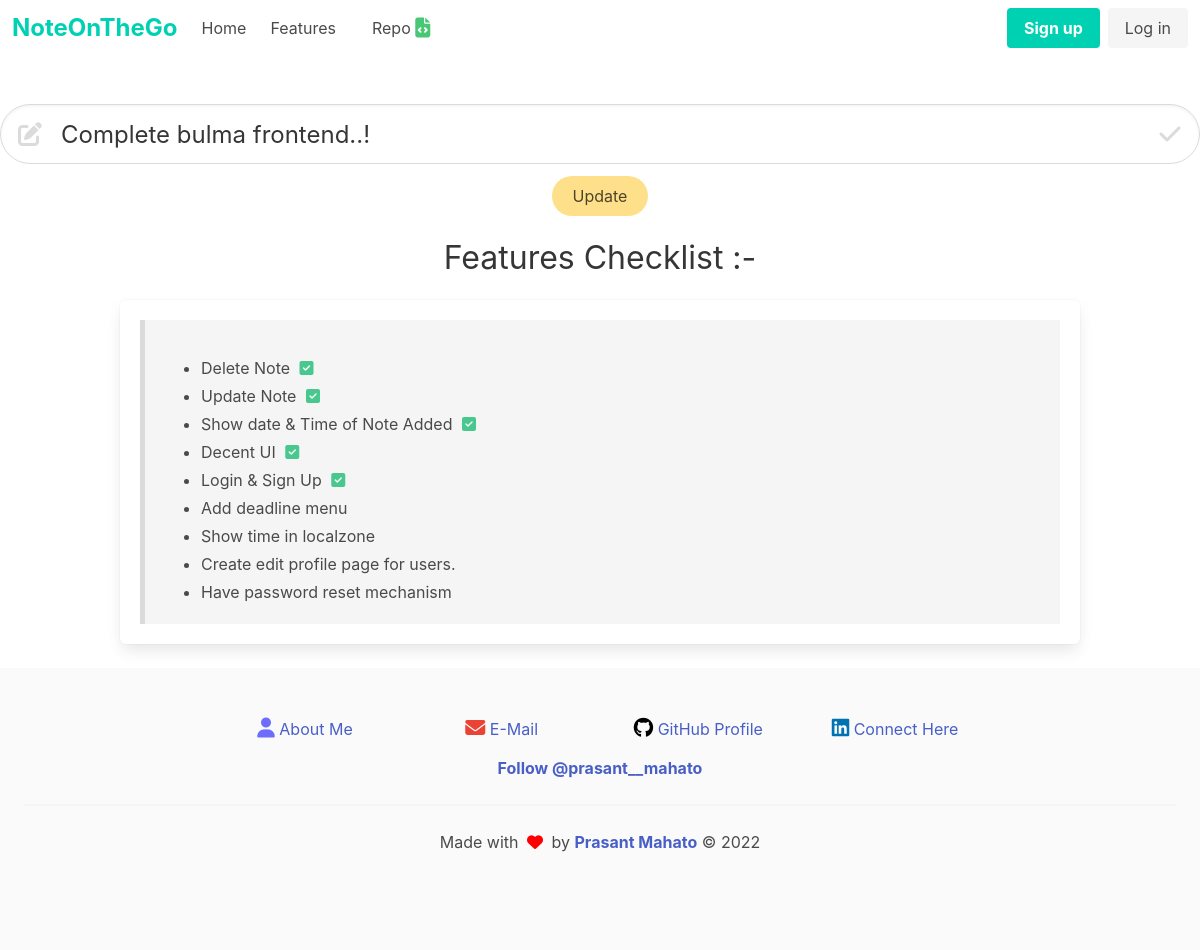
/update/2, run on an earlier commit of the app's database.
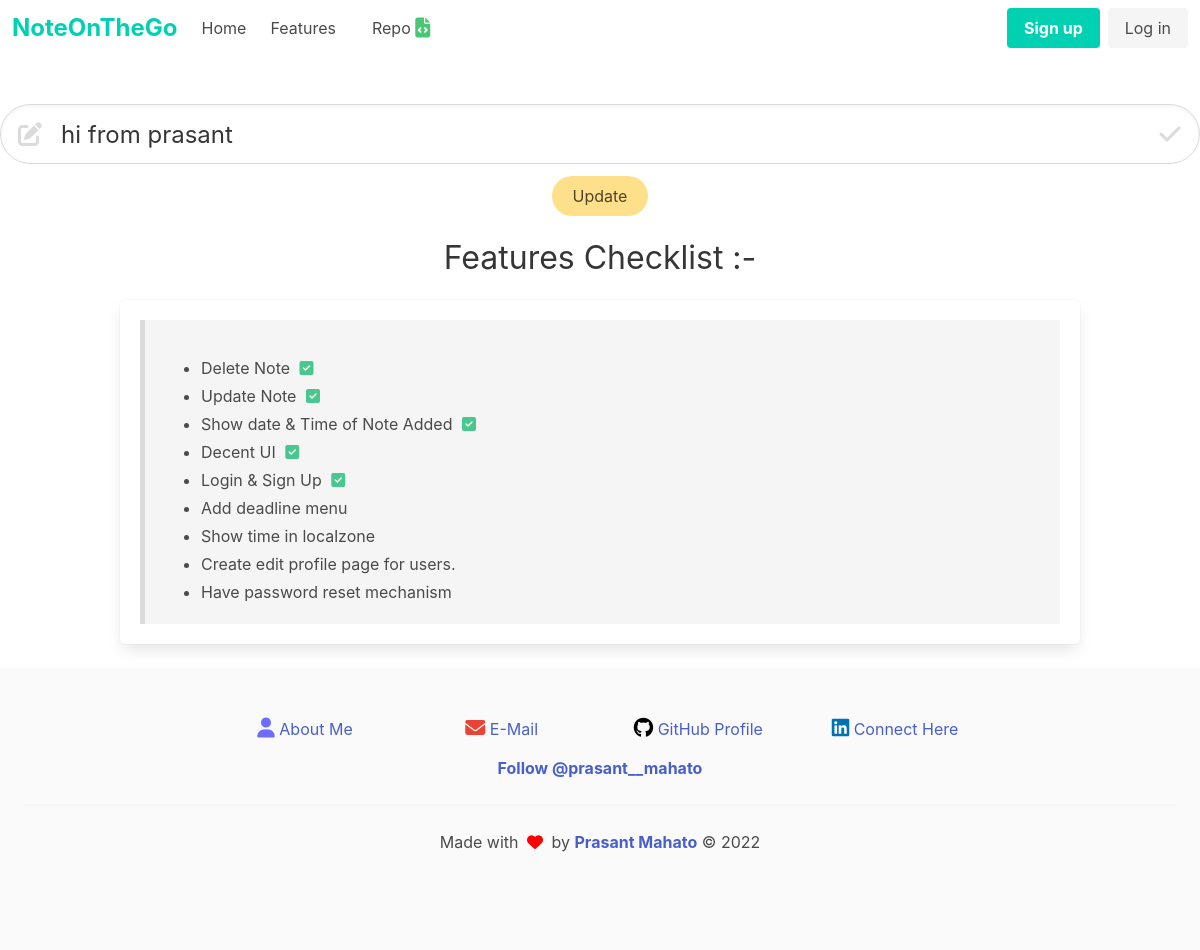
And on a later commit of the database.
### app/model.py (models this page shows, shortened)
class Todo(db.Model):
   id = db.Column(db.Integer, primary_key = True)
   content = db.Column(db.String(200),nullable=False)
   date_created = db.Column(db.DateTime, default=datetime.utcnow)
   user_id = db.Column(db.Integer, db.ForeignKey('user.id'))

### app/routes.py (the view)
@app.route('/update/<int:id>', methods=['GET', 'POST'])
def update(id):
    task = Todo.query.get_or_404(id)
    if request.method == 'POST':
        task.content = request.form['content']
        try:
            db.session.commit()
            return redirect('/')
        except:
            return "There was an issue in update"
    else:
        return render_template("update.html", task=task, title="Update")

### app/templates/update.html (shortened to what this page needs)
{% extends 'base.html' %}
{% block content %}
<div class="container is-fullhd has-text-centered">
    <br>
        <form style="text-align: center;" action="/update/{{task.id}}" method="POST">
            <div class="field">
                <p class="control has-icons-left has-icons-right">
                    <input class="input is-large is-rounded" type="text" name="content" id="content"
                    placeholder="Note" minlength="3" value="{{ task.content }}">
                    <span class="icon is-small is-left">
                    </span>
                  <span class="icon is-small is-right">
                  </span>
                </p>
              </div>
            <div class="control">
                <button class="button is-warning is-rounded">Update</button>
            </div>
        </form>
</div>
{% endblock %}

### app/templates/base.html (shortened to what this page needs)
<!DOCTYPE html>
<html lang="en">
<head>
    <link rel="stylesheet" type="text/css" href="{{ url_for('static', filename='css/bulma.min.css') }}">
    <link rel="stylesheet" type="text/css" href="{{ url_for('static', filename='css/main.css') }}">
</head>
<body>
    <nav class="navbar" role="navigation" aria-label="main navigation">
        <div class="navbar-brand">
          <a class="navbar-item" href="{{ url_for('index') }} ">
            <div class="content control has-text-primary is-size-4">
                <strong>NoteOnTheGo</strong>
            </div>
          </a>
        </div>
        <div id="navbarBasicExample" class="navbar-menu">
          <div class="navbar-start">
            <a class="navbar-item" href="{{ url_for('index') }}">
              Home
            </a>
            <a class="navbar-item" href="#c2" style="scroll-behavior: smooth;">
              Features
            </a>
            <div class="navbar-item">
              <p class="control">
                <a class="navbar-item" href="https://github.com/prasantmahato/Noteonthego" style="scroll-behavior: smooth;" target="_blank">
                  <span>Repo</span>
                  <span class="icon is-size-5">
                    <i class="fas fa-file-code"></i>
                  </span>
                </a>
              </p>
            </div>
          </div>
          <div class="navbar-end">
            <div class="navbar-item">
              <div class="buttons">
                {% if not current_user.is_anonymous %}
                  <div class="navbar-item has-dropdown is-hoverable pr-5">
                    <a class="dropdown-link" id="uppercase">
                      <strong>
                      Welcome, {{ current_user.username }} <i class="fas fa-chevron-down"></i>
                      </strong>
                    </a>
                    <div class="navbar-dropdown mr">
                      <a class="navbar-item button" href="{{ url_for('user', username=current_user.username) }}">
                          Edit Profile
                        </a>
                    </div>
                    <div class="navbar-dropdown mr">
                      <a class="navbar-item button is-warning" href="{{ url_for('logout') }}">
                          Log Out
                        </a>
                    </div>
                  </div>
                  <!-- <a href="" class="button is-ghost is-outlined">
                    <strong>
                      {{ current_user.username }}
                    </strong>
                  </a>
                  <a class="button is-primary is-outlined" href="{{ url_for('logout') }}">
                    Log Out
                  </a> -->
                {% else %}
                  <a class="button is-primary" href="{{ url_for('register') }}">
                    <strong>Sign up</strong>
                  </a>
                  <a class="button is-light" href="{{ url_for('login') }}">
                    Log in
                  </a>
                {% endif %}
              </div>
            </div>
          </div>
        </div>
      </nav>
    <div class="conatainer content has-text-centered pt-5">
        {% block content %}
        {% endblock %}
    </div>
    <div class="title conatainer has-text-centered" id="c2">
      <h2>
        Features Checklist :-
      </h2>
    </div>
    <div class="container box content">
      <blockquote>
        <ul>
          <li>
            Delete Note
            <span class="icon has-text-success "><i class="fas fa-check-square"></i></span>
          </li>
          <li>
            Update Note
            <span class="icon has-text-success "><i class="fas fa-check-square"></i></span>
          </li>
          <li>
            Show date & Time of Note Added
            <span class="icon has-text-success "><i class="fas fa-check-square"></i></span>
          </li>
          <li>
            Decent UI
            <span class="icon has-text-success "><i class="fas fa-check-square"></i></span>
          </li>
          <li>
            Login & Sign Up
            <span class="icon has-text-success "><i class="fas fa-check-square"></i></span>
          </li>
          <li>Add deadline menu</li>
          <li>Show time in localzone</li>
          <li>Create edit profile page for users.</li>
          <li>Have password reset mechanism</li>
        </ul>
      </blockquote>
    </div>
    <footer class="footer">
      <div class="content has-text-centered">
          <div class="columns is-tablet is-3 ">
            <div class="column" id="removeDiv"></div>
            <div class="column button is-outlined is-ghost">
              <i class="is-size-5 fas fa-user"></i>
              <a href="https://prasantmahato.github.io" target="_blank"> About Me</a>
            </div>
            <div class="column button is-outlined is-ghost">
              <i class="is-size-5 fas fa-envelope"></i>
              <a href="mailto:prasantmahato33@gmail.com" target="_blank"> E-Mail</a>
            </div>
            <div class="column button is-outlined is-ghost">
              <i class="is-size-5 fab fa-github"></i>
              <a href="https://github.com/prasantmahato" target="_blank"> GitHub Profile</a>
            </div>
            <div class="column button is-outlined is-ghost">
              <i class="is-size-5 fab fa-linkedin"></i>
              <a href="https://www.linkedin.com/in/prasant-mahato/" target="_blank"> Connect Here</a>
            </div>
            <div class="column" id="removeDiv"></div>
          </div>
        <strong>
          <a href="https://twitter.com/prasant__mahato?ref_src=twsrc%5Etfw" class="twitter-follow-button" data-size="large" data-show-count="false">
            Follow @prasant__mahato
          </a>
        </strong>
        <hr>
        <div>
          Made with <span class="icon" style="color: red;">
            <i class="fas fa-heart"></i>
          </span> by
          <strong><a href="https://prasantmahato.github.io">Prasant Mahato</a></strong>
          &copy;
          <span id="copyright">
          </span>
      </div>
      </div>
    </footer>
</body>
</html>

### app/static/css/main.css (style rules this page uses)
.fa-user { color: rgb(109, 109, 253); }
.fa-envelope { color: #ea4335; }
.fa-github { color: black; }
.fa-linkedin { color: #0072b1; }
.fa-file-code { color: hsl(141, 53%, 53%); }

What changed in the data, as far as the page shows it:
changed Todo: content "Complete bulma frontend..!" → "hi from prasant"
